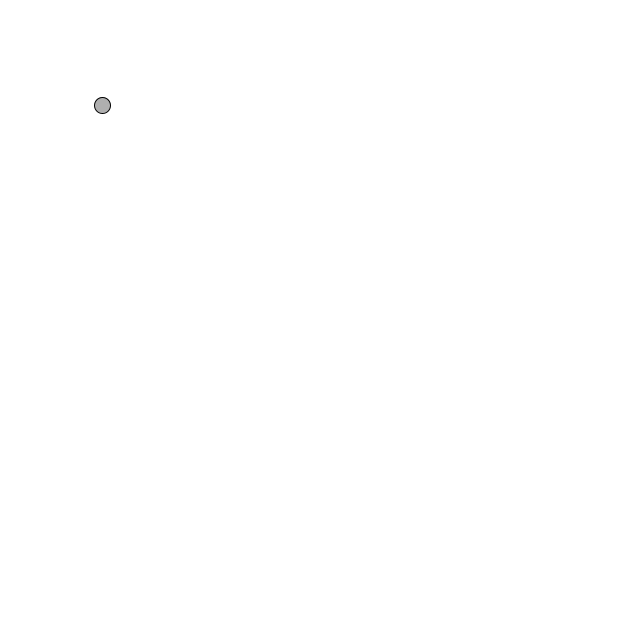
Frame 1 (no input)
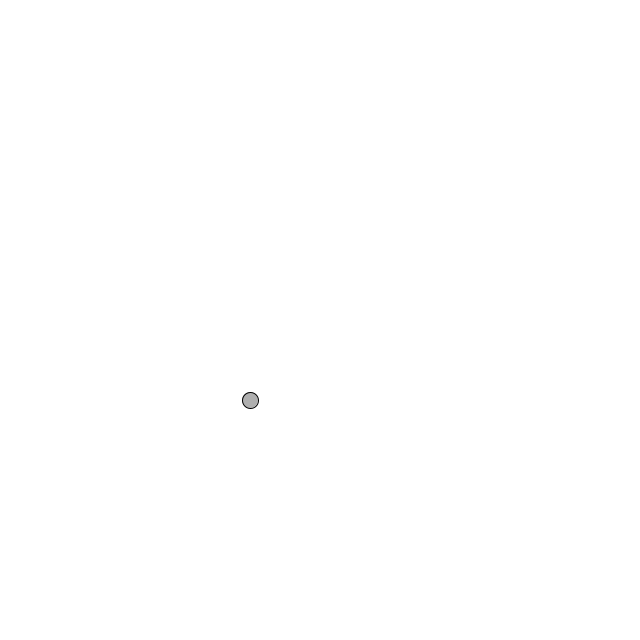
Frame 60 (the mouse pressed at the canvas centre just before this capture)
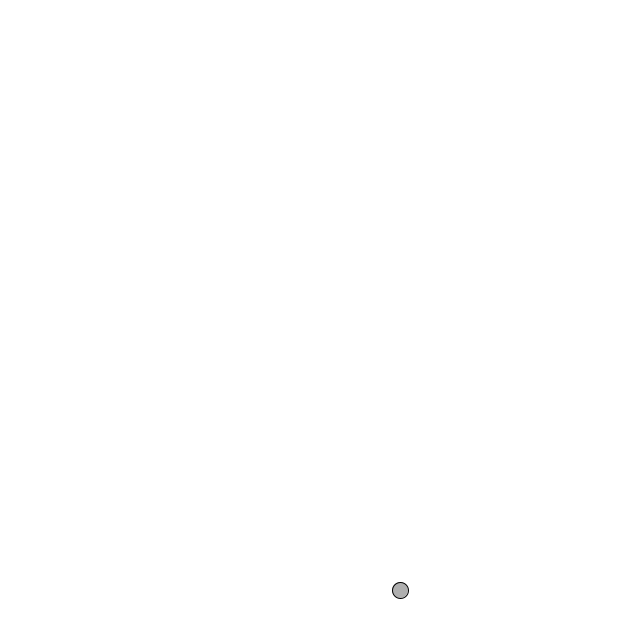
Frame 120 (the mouse held since frame 60 and released just before this capture)

The Processing sketch that drew these frames (run headless with seeded random() and noise(); from frame 60 on, the mouse is pressed at the canvas centre):

// Processing sketch: bounceingBallVector
// ── bounceingBallVector.pde
class PVector {

  float x;
  float y;

  PVector(float x_, float y_) {
    x = x_;
    y = y_;
  }

  //[full] New! A function to add another PVector to this PVector.  Simply add the <em>x</em> components and the <em>y</em> components together.
  void add(PVector v) { //[bold]
    y = y + v.y; //[bold]
    x = x + v.x; //[bold]
  } //[bold]
  //[end]
}
// ── ballBounce.pde
//[full] Instead of a bunch of floats, we now just have two PVector variables.
PVector location; //[bold]
PVector velocity; //[bold]
//[end]

void setup() {
  size(640,640);
  location = new PVector(100,100); //[bold]
  velocity = new PVector(2.5,5); //[bold]
}

void draw() {
  background(255);

  location.add(velocity); //[bold]
  //[full] We still sometimes need to refer to the individual components of a PVector and can do so using the dot syntax: location.x, velocity.y, etc.
  if ((location.x > width) || (location.x < 0)) { //[bold]
    velocity.x = velocity.x * -1; //[bold]
  } //[bold]
  if ((location.y > height) || (location.y < 0)) { //[bold]
    velocity.y = velocity.y * -1; //[bold]
  } //[bold]
  //[end]

  stroke(0);
  fill(175);
  ellipse(location.x,location.y,16,16); //[bold]
}
